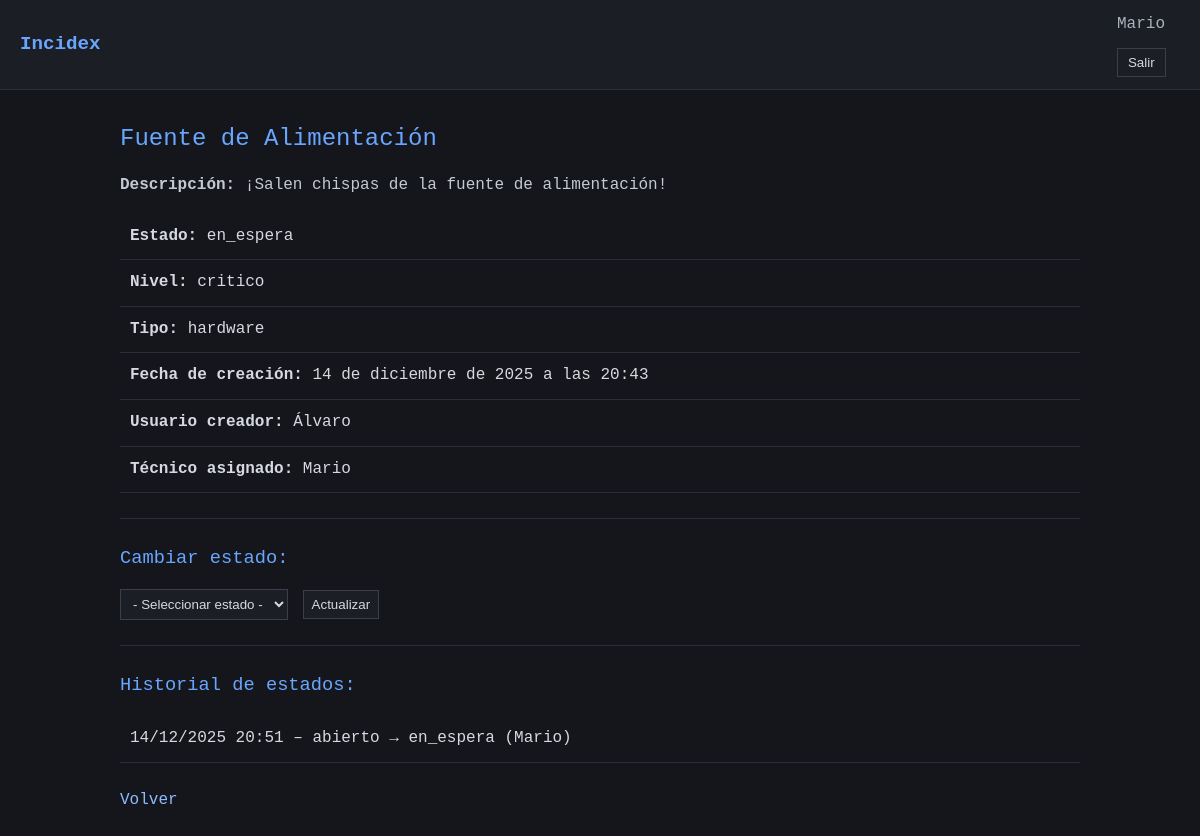
The page /incidencias/8/ (signed in) on the database its author committed.
### incidencias/models.py (models this page shows, shortened)
class Incidencia(models.Model):
    CRITICIDAD_CHOICES = [
        ('bajo', 'Bajo'),
        ('medio', 'Medio'),
        ('alto', 'Alto'),
        ('critico', 'Crítico'),
    ]
    TIPO_INCIDENCIA_CHOICES = [
        ('hardware', 'Hardware'),
        ('software', 'Software'),
    ]
    ESTADO_CHOICES = [
        ('nuevo', 'Nuevo'),
        ('abierto', 'Abierto'),
        ('pendiente', 'Pendiente'),
        ('en_espera', 'En Espera'),
        ('resuelto', 'Resuelto'),
        ('cerrado', 'Cerrado'),
    ]
    titulo = models.CharField(max_length=100)
    descripcion = models.TextField()
    criticidad = models.CharField(max_length=10, choices=CRITICIDAD_CHOICES)
    tipo_incidencia = models.CharField(max_length=10, choices=TIPO_INCIDENCIA_CHOICES)
    estado = models.CharField(max_length=10, choices=ESTADO_CHOICES, default='nuevo')
    fecha_creacion = models.DateTimeField(auto_now_add=True)
    usuario_creador = models.ForeignKey(User, on_delete=models.CASCADE, related_name='incidencias')
    tecnico_asignado = models.ForeignKey(Tecnico, on_delete=models.SET_NULL, null=True, blank=True, related_name='incidencias')

class Tecnico(models.Model):
    ESPECIALIDAD_CHOICES = [
        ('hardware', 'Hardware'),
        ('software', 'Software'),
    ]
    usuario = models.OneToOneField(User, on_delete=models.CASCADE, related_name='tecnico')
    especialidad = models.CharField(max_length=20, choices=ESPECIALIDAD_CHOICES)

class HistorialEstadoIncidencia(models.Model):
    incidencia = models.ForeignKey(Incidencia, on_delete=models.CASCADE, related_name='historial_estados')
    estado_anterior = models.CharField(max_length=20)
    estado_nuevo = models.CharField(max_length=20)
    cambiado_por = models.ForeignKey(User, on_delete=models.SET_NULL, null=True, blank=True)
    fecha_cambio = models.DateTimeField(auto_now_add=True)

### incidencias/views.py (the view)
# urls.py: path('incidencias/<int:incidencia_id>/', views.detalle_incidencia, name='detalle_incidencia'),
@login_required
def detalle_incidencia(request, incidencia_id):
    user = request.user
    incidencia = get_object_or_404(Incidencia, id=incidencia_id)
    es_admin = user.is_superuser
    es_usuario_creador = incidencia.usuario_creador == user
    es_tecnico = user.groups.filter(name='Técnicos').exists()
    es_tecnico_asignado = False
    puede_autoasignar = False
    if es_tecnico and hasattr(user, 'tecnico'):
        tecnico = user.tecnico
        es_tecnico_asignado = incidencia.tecnico_asignado == tecnico
        puede_autoasignar = (incidencia.tecnico_asignado is None and incidencia.tipo_incidencia == tecnico.especialidad)
    if not (es_admin or es_usuario_creador or es_tecnico_asignado):
        return redirect('home')
    historial = incidencia.historial_estados.order_by('-fecha_cambio')
    context = {'incidencia': incidencia, 'historial': historial, 'es_tecnico': es_tecnico, 'es_tecnico_asignado': es_tecnico_asignado, 'puede_autoasignar': puede_autoasignar}
    return render(request, 'incidencias/detalle_incidencia.html', context)

### templates/incidencias/detalle_incidencia.html (shortened to what this page needs)
{% extends "base.html" %}
{% block content %}
    <h2>{{ incidencia.titulo }}</h2>
    <p><strong>Descripción:</strong> {{ incidencia.descripcion }}</p>
    <ul>
        <li><strong>Estado:</strong> {{ incidencia.estado }}</li>
        <li><strong>Nivel:</strong> {{ incidencia.criticidad }}</li>
        <li><strong>Tipo:</strong> {{ incidencia.tipo_incidencia }}</li>
        <li><strong>Fecha de creación:</strong> {{ incidencia.fecha_creacion }}</li>
        <li><strong>Usuario creador:</strong> {{ incidencia.usuario_creador.username }}</li>
        <li>
            <strong>Técnico asignado:</strong>
            {% if incidencia.tecnico_asignado %}
                {{ incidencia.tecnico_asignado.usuario.username }}
            {% else %}
                Sin asignar
            {% endif %}
        </li>
    </ul>
    <hr>
    {% if es_tecnico %}
        {% if es_tecnico_asignado %}
            <h3>Cambiar estado:</h3>
            <form method="post"
                action="{% url 'cambiar_estado_incidencia' incidencia.id %}">
                <select name="estado">
                    <option value="">- Seleccionar estado -</option>
                </select>
                <button type="submit">Actualizar</button>
            </form>
        {% endif %}
    {% endif %}
    <hr>
    <h3>Historial de estados:</h3>
    {% if historial %}
        <ul>
        {% for cambio in historial %}
            <li>
                {{ cambio.fecha_cambio|date:"d/m/Y H:i" }} –
                {{ cambio.estado_anterior }} → {{ cambio.estado_nuevo }}
                {% if cambio.cambiado_por %}
                    ({{ cambio.cambiado_por.username }})
                {% endif %}
            </li>
        {% endfor %}
        </ul>
    {% else %}
        <p>No hay cambios de estado registrados.</p>
    {% endif %}
    <a href="{% url 'home' %}">Volver</a>
{% endblock %}

### templates/base.html (shortened to what this page needs)
{% load static %}
<!DOCTYPE html>
<html lang="es">
<head>
    <link rel="stylesheet" href="{% static 'css/styles.css' %}">
</head>
<body>
    <header class="topbar">
        <div class="topbar-left">
            <span class="logo">Incidex</span>
        </div>
        <div class="topbar-right">
            {% if user.is_authenticated %}
                <span class="user-info">{{ user.username }}</span>
                <form method="post" action="{% url 'logout' %}" class="logout-form">
                    <button type="submit">Salir</button>
                </form>
            {% endif %}
        </div>
    </header>
    <main class="container">
        {% block content %}
        {% endblock %}
    </main>
</body>
</html>

### static/css/styles.css (style rules this page uses)
* { box-sizing: border-box; margin: 0; padding: 0; }
body { font-family: Consolas, Monaco, "Courier New", monospace; background-color: #14161b; color: #d6d9df; line-height: 1.6; }
.topbar { display: flex; justify-content: space-between; align-items: center; background-color: #1b1e25; padding: 12px 20px; border-bottom: 1px solid #2b2f3a; }
.logo { font-size: 1.2rem; font-weight: bold; color: #6aa6ff; }
.user-info { margin-right: 15px; color: #aab2c0; }
.logout-form button { background-color: #1b1e25; border: 1px solid #3a3f4b; color: #d6d9df; padding: 6px 10px; cursor: pointer; }
.container { max-width: 1000px; margin: 30px auto; padding: 0 20px; }
h2, h3 { margin-bottom: 15px; color: #6aa6ff; font-weight: normal; }
ul { list-style: none; margin-bottom: 25px; }
li { padding: 10px; border-bottom: 1px solid #2b2f3a; }
a { color: #8bbcff; text-decoration: none; }
form { margin-top: 10px; }
select, button { background-color: #1b1e25; color: #d6d9df; border: 1px solid #3a3f4b; padding: 6px 8px; margin-right: 5px; }
hr { border: none; border-top: 1px solid #2b2f3a; margin: 25px 0; }
p { margin-bottom: 15px; color: #c4c9d4; }

### rows shown on the page
Incidencia: titulo "Fuente de Alimentación", descripcion "¡Salen chispas de la fuente de alimentación!", estado "en_espera", criticidad "critico", tipo_incidencia "hardware", fecha_creacion "14 de diciembre de 2025 a las 20:43", usuario_creador.username "Álvaro", tecnico_asignado.usuario.username "Mario"
HistorialEstadoIncidencia: fecha_cambio "14/12/2025 20:51", estado_anterior "abierto", estado_nuevo "en_espera", cambiado_por.username "Mario"

### other values the page prints
{{ user.username }} "Mario"
